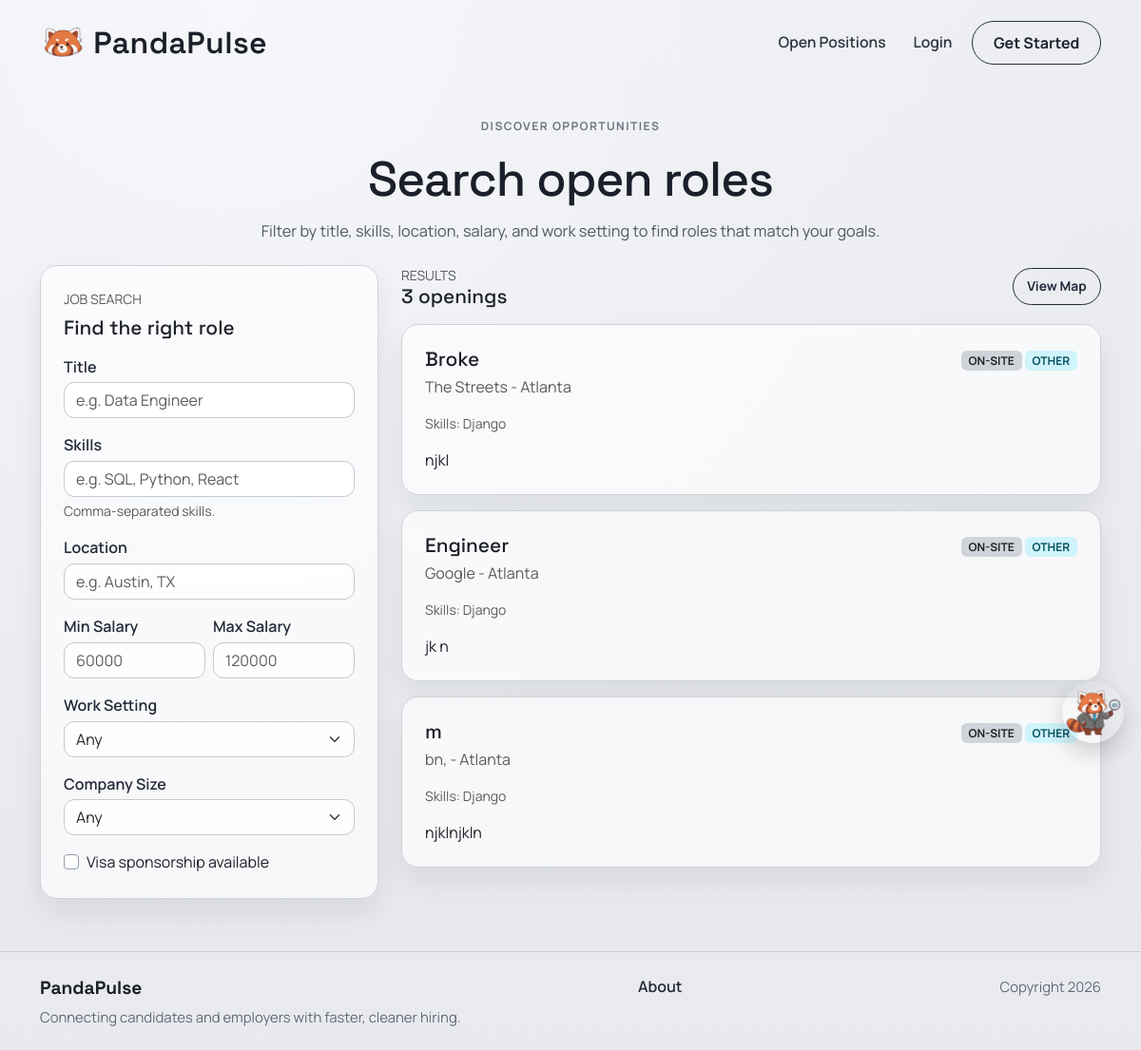
Before: /jobposts/search/ with the older database file.
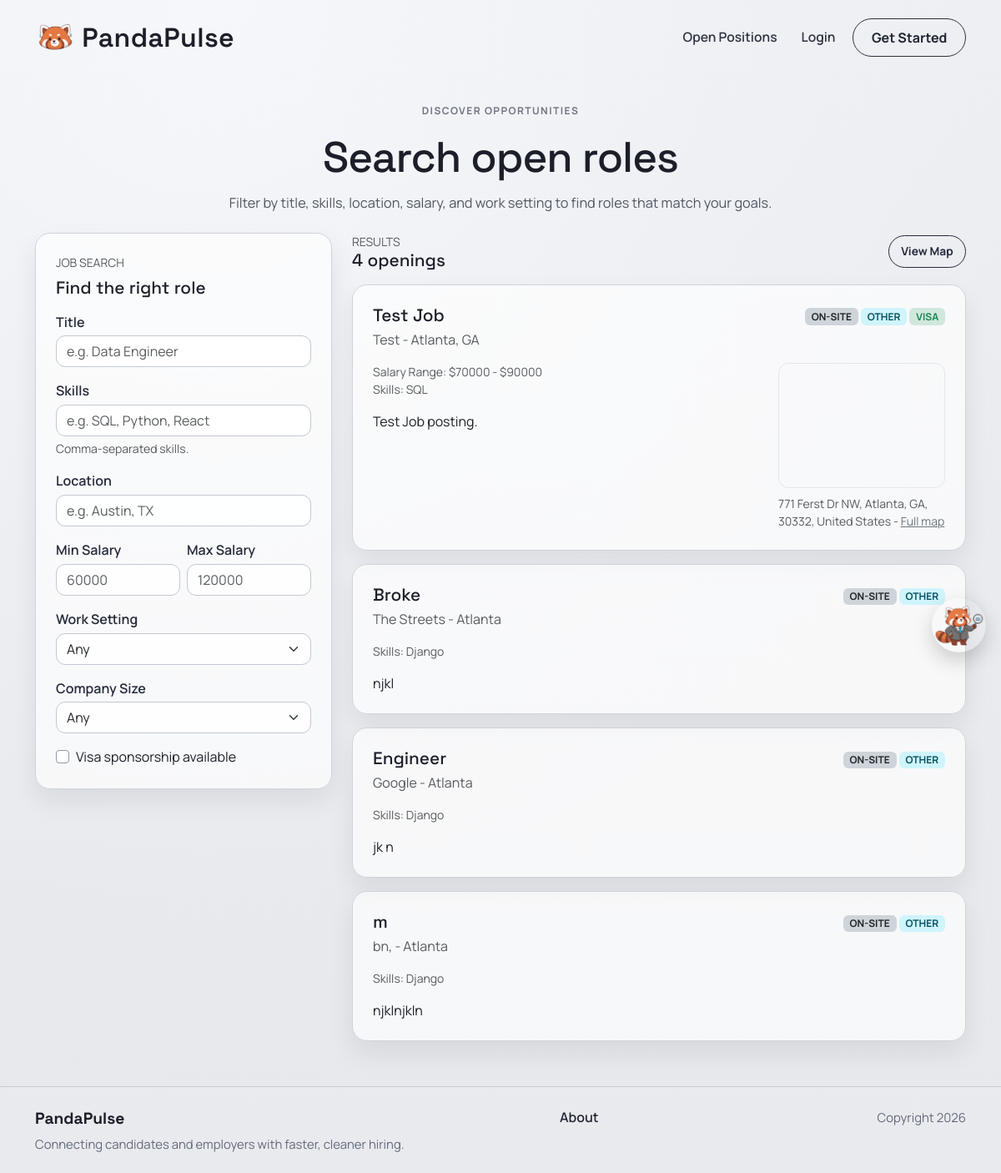
After: the same page with the newer database file.
### jobposts/models.py (models this page shows, shortened)
class JobPost(models.Model):
    COMPANY_SIZE_CHOICES = [
        ("small", "Small (1-50)"),
        ("mid_size", "Mid-size (51-500)"),
        ("large", "Large (501-5,000)"),
        ("fortune_500", "Fortune 500"),
        ("startup", "Startup"),
        ("enterprise", "Enterprise"),
        ("other", "Other"),
    ]
    owner = models.ForeignKey(
        settings.AUTH_USER_MODEL,
        on_delete=models.CASCADE,
        related_name='job_posts',
        null=True,
        blank=True,
    )
    title = models.CharField(max_length=200)
    company = models.CharField(max_length=150)
    location = models.CharField(max_length=150)
    pay_range = models.CharField(max_length=100)
    skills = models.CharField(max_length=300, blank=True)
    salary_min = models.IntegerField(null=True, blank=True)
    salary_max = models.IntegerField(null=True, blank=True)
    WORK_SETTING_CHOICES = [
        ("remote", "Remote"),
        ("onsite", "On-site"),
        ("hybrid", "Hybrid"),
    ]
    work_setting = models.CharField(max_length=20, choices=WORK_SETTING_CHOICES, default="onsite")
    company_size = models.CharField(max_length=20, choices=COMPANY_SIZE_CHOICES, default="other")
    visa_sponsorship = models.BooleanField(default=False)
    description = models.TextField()
    created_at = models.DateTimeField(auto_now_add=True)

### map/models.py (models this page shows, shortened)
class OfficeLocation(models.Model):
    job_post = models.OneToOneField(
        'jobposts.JobPost',
        on_delete=models.CASCADE,
        related_name='office_location',
    )
    address_line_1 = models.CharField(max_length=255, blank=True)
    address_line_2 = models.CharField(max_length=255, blank=True)
    city = models.CharField(max_length=100, blank=True)
    state = models.CharField(max_length=100, blank=True)
    postal_code = models.CharField(max_length=20, blank=True)
    country = models.CharField(max_length=100, blank=True, default='United States')
    latitude = models.DecimalField(
        max_digits=9,
        decimal_places=6,
        validators=[
            MinValueValidator(Decimal('-90')),
            MaxValueValidator(Decimal('90')),
        ],
    )
    longitude = models.DecimalField(
        max_digits=9,
        decimal_places=6,
        validators=[
            MinValueValidator(Decimal('-180')),
            MaxValueValidator(Decimal('180')),
        ],
    )
    class Meta:
        ordering = ['job_post_id']
    @property
    def full_address(self):
        parts = [
            self.address_line_1,
            self.address_line_2,
            self.city,
            self.state,
            self.postal_code,
            self.country,
        ]
        return ', '.join([part for part in parts if part])
    @property
    def osm_embed_url(self):
        lat = float(self.latitude)
        lon = float(self.longitude)
        delta = 0.01
        bbox = f'{lon - delta},{lat - delta},{lon + delta},{lat + delta}'
        marker = f'{lat},{lon}'
        return f'https://www.openstreetmap.org/export/embed.html?bbox={bbox}&layer=mapnik&marker={marker}'

### jobposts/views.py (the view, shortened to what this page needs)
# urls.py: path('search/', views.search, name='jobposts.search'),
def search(request):
    if request.user.is_authenticated:
        prof = Profile.objects.filter(user=request.user).first()
        if prof and prof.account_type == Profile.AccountType.EMPLOYER:
            return redirect("accounts.candidate_search")
    template_data = {'title': 'Job Search'}
    posts = JobPost.objects.select_related('office_location').all().order_by('-created_at')
    can_post_job = False
    if request.user.is_authenticated:
        can_post_job = _is_employer(request.user)
    title = request.GET.get('title', '').strip()
    skills = request.GET.get('skills', '').strip()
    location = request.GET.get('location', '').strip()
    salary_min = request.GET.get('salary_min', '').strip()
    salary_max = request.GET.get('salary_max', '').strip()
    work_setting = request.GET.get('work_setting', '').strip()
    company_size = request.GET.get('company_size', '').strip()
    visa_sponsorship = request.GET.get('visa_sponsorship', '').strip()
    use_home_radius = False
    radius_miles = ''
    radius_warning = ''
    radius_active = False
    is_applicant = False
    applicant_profile = None
    has_home_address = False
    home_address = ''
    if title:
        posts = posts.filter(title__icontains=title)
    if skills:
        skill_terms = [term.strip() for term in skills.split(',') if term.strip()]
        for term in skill_terms:
            posts = posts.filter(skills__icontains=term)
    if location:
        posts = posts.filter(location__icontains=location)
    if work_setting:
        posts = posts.filter(work_setting=work_setting)
    if company_size:
        posts = posts.filter(company_size=company_size)
    if visa_sponsorship.lower() in {'true', '1', 'on', 'yes'}:
        posts = posts.filter(visa_sponsorship=True)
    if salary_min:
        try:
            min_value = int(salary_min)
            posts = posts.filter(Q(salary_max__gte=min_value) | Q(salary_min__gte=min_value))
        except ValueError:
            pass
    if salary_max:
        try:
            max_value = int(salary_max)
            posts = posts.filter(Q(salary_min__lte=max_value) | Q(salary_max__lte=max_value))
        except ValueError:
            pass
    posts_sequence = list(posts)
    matched_posts = []
    other_posts = posts_sequence
    template_data['posts'] = posts_sequence
    template_data['matched_posts'] = matched_posts
    template_data['other_posts'] = other_posts
    template_data['posts_count'] = len(posts_sequence)
    template_data['can_post_job'] = can_post_job
    template_data['filters'] = {
        'title': title,
        'skills': skills,
        'location': location,
        'salary_min': salary_min,
        'salary_max': salary_max,
        'work_setting': work_setting,
        'company_size': company_size,
        'visa_sponsorship': visa_sponsorship.lower() in {'true', '1', 'on', 'yes'},
        'use_home_radius': use_home_radius,
        'radius_miles': radius_miles,
    }
    template_data['is_applicant'] = is_applicant
    template_data['has_home_address'] = has_home_address
    template_data['home_address'] = home_address
    template_data['radius_warning'] = radius_warning
    template_data['radius_active'] = radius_active
    return render(request, 'jobposts/search.html', {'template_data': template_data})

### accounts/context_processors.py (called while the page is built)
def can_post_job(request):
    if not request.user.is_authenticated:
        return {"can_post_job": False}
    is_employer = Profile.objects.filter(
        user=request.user,
        account_type=Profile.AccountType.EMPLOYER,
    ).exists()
    return {"can_post_job": is_employer}

### jobposts/templates/jobposts/search.html (shortened to what the changed rows need)
{% extends 'base.html' %}
{% block content %}
<section class="page-shell">
  <div class="container">
    <div class="page-intro text-center">
      <h1 class="page-title">Search open roles</h1>
    </div>
    <div class="row g-4">
      <div class="col-lg-4">
        <div class="surface-card">
          <h2 class="surface-title mb-3">Find the right role</h2>
        </div>
      </div>
      <div class="col-lg-8">
        <div class="d-flex align-items-center justify-content-between mb-3">
          <div>
            <div class="text-uppercase text-muted small">Results</div>
            <h3 class="surface-title mb-0">{{ template_data.posts_count }} openings</h3>
          </div>
        </div>
        {% if template_data.posts %}
          <div class="vstack gap-3">
            {% for post in template_data.other_posts|default:template_data.posts %}
              <div class="surface-card py-4">
                <div class="d-flex justify-content-between flex-wrap gap-2">
                  <div>
                    <h4 class="surface-title mb-1">{{ post.title }}</h4>
                    <div class="text-muted">{{ post.company }} - {{ post.location }}</div>
                  </div>
                  <div class="d-flex flex-column align-items-end justify-content-between gap-2">
                    <div class="text-end">
                      <span class="badge bg-dark-subtle text-dark text-uppercase">{{ post.get_work_setting_display }}</span>
                      <span class="badge bg-info-subtle text-info-emphasis text-uppercase">{{ post.get_company_size_display }}</span>
                      {% if post.visa_sponsorship %}
                        <span class="badge bg-success-subtle text-success text-uppercase">Visa</span>
                      {% endif %}
                    </div>
                  </div>
                </div>
                <div class="job-post-layout mt-3">
                  <div class="job-post-main">
                    {% if post.salary_min or post.salary_max %}
                      <div class="small text-muted">
                        Salary Range:
                        {% if post.salary_min %}${{ post.salary_min }}{% endif %}
                        {% if post.salary_min and post.salary_max %} - {% endif %}
                        {% if post.salary_max %}${{ post.salary_max }}{% endif %}
                      </div>
                    {% endif %}
                    {% if post.skills %}<div class="small text-muted">Skills: {{ post.skills }}</div>{% endif %}
                    <p class="mt-3 mb-0">{{ post.description|truncatewords:40 }}</p>
                  </div>
                  {% if post.office_location %}
                  <aside class="job-post-map">
                    <div class="ratio ratio-4x3 job-post-map-frame">
                      <iframe title="Office location map" src="{{ post.office_location.osm_embed_url }}" loading="lazy"></iframe>
                    </div>
                    <div class="small text-muted mt-2">
                      {% if post.office_location.full_address %}{{ post.office_location.full_address }} - {% endif %}
                      <a href="{% url 'map.job_location' post.id %}" class="link-secondary">Full map</a>
                    </div>
                  </aside>
                  {% endif %}
                </div>
              </div>
            {% endfor %}
          </div>
        {% else %}
          <div class="surface-card p-5 text-center">
            <h4 class="surface-title mb-2">No matching jobs yet</h4>
            <p class="text-muted mb-4">Try widening your filters.</p>
          </div>
        {% endif %}
      </div>
    </div>
  </div>
</section>
{% endblock content %}

Changed rows visible on the page:
added JobPost: title "Test Job", company "Test", location "Atlanta, GA", work_setting "ON-SITE", company_size "OTHER", visa_sponsorship "VISA", salary_min "70000", salary_max "90000", skills "SQL", description "Test Job posting.", office_location.full_address "771 Ferst Dr NW, Atlanta, GA, 30332, United States"
Other visible differences:
{{ template_data.posts_count }}: "3" → "4"
